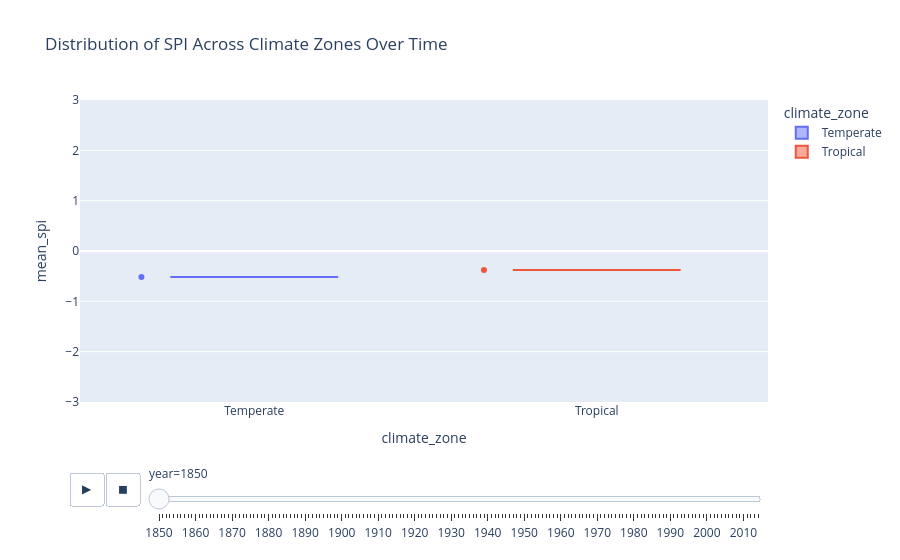

Write notebook code for a chart like this one.
### Code cell
import plotly.express as px

fig = px.violin(
    df, 
    x="climate_zone", 
    y="mean_spi", 
    color="climate_zone",
    animation_frame="year",
    points="all", # Shows individual country dots inside the violin
    hover_data=["country"],
    box=True,
    title="Distribution of SPI Across Climate Zones Over Time"
)
fig.update_layout(yaxis=dict(range=[-3, 3])) # Keep SPI scale fixed
fig.show()

### Figure 1 — Plotly figure (JSON) as saved in the notebook; plotly's stock layout.template omitted (floating-point values rounded to 4 significant figures)
{"data": [{"alignmentgroup": "True", "box": {"visible": true}, "customdata": [["Iran"]], "hovertemplate": "climate_zone=%{x}<br>year=1850<br>mean_spi=%{y}<br>country=%{customdata[0]}<extra></extra>", "legendgroup": "Temperate", "marker": {"color": "#636efa"}, "name": "Temperate", "offsetgroup": "Temperate", "orientation": "v", "points": "all", "scalegroup": "True", "showlegend": true, "type": "violin", "x": ["Temperate"], "x0": " ", "xaxis": "x", "y": [-0.5168], "y0": " ", "yaxis": "y"}, {"alignmentgroup": "True", "box": {"visible": true}, "customdata": [["Kenya"]], "hovertemplate": "climate_zone=%{x}<br>year=1850<br>mean_spi=%{y}<br>country=%{customdata[0]}<extra></extra>", "legendgroup": "Tropical", "marker": {"color": "#EF553B"}, "name": "Tropical", "offsetgroup": "Tropical", "orientation": "v", "points": "all", "scalegroup": "True", "showlegend": true, "type": "violin", "x": ["Tropical"], "x0": " ", "xaxis": "x", "y": [-0.3784], "y0": " ", "yaxis": "y"}], "layout": {"legend": {"title": {"text": "climate_zone"}, "tracegroupgap": 0}, "sliders": [{"active": 0, "currentvalue": {"prefix": "year="}, "len": 0.9, "pad": {"b": 10, "t": 60}, "steps": [{"args": [["1850"], {"frame": {"duration": 0, "redraw": true}, "fromcurrent": true, "mode": "immediate", "transition": {"duration": 0, "easing": "linear"}}], "label": "1850", "method": "animate"}, {"args": [["1851"], {"frame": {"duration": 0, "redraw": true}, "fromcurrent": true, "mode": "immediate", "transition": {"duration": 0, "easing": "linear"}}], "label": "1851", "method": "animate"}, {"args": [["1852"], {"frame": {"duration": 0, "redraw": true}, "fromcurrent": true, "mode": "immediate", "transition": {"duration": 0, "easing": "linear"}}], "label": "1852", "method": "animate"}, {"args": [["1853"], {"frame": {"duration": 0, "redraw": true}, "fromcurrent": true, "mode": "immediate", "transition": {"duration": 0, "easing": "linear"}}], "label": "1853", "method": "animate"}, {"args": [["1854"], {"frame": {"duration": 0, "redraw": true}, "fromcurrent": true, "mode": "immediate", "transition": {"duration": 0, "easing": "linear"}}], "label": "1854", "method": "animate"}, {"args": [["1855"], {"frame": {"duration": 0, "redraw": true}, "fromcurrent": true, "mode": "immediate", "transition": {"duration": 0, "easing": "linear"}}], "label": "1855", "method": "animate"}, {"args": [["1856"], {"frame": {"duration": 0, "redraw": true}, "fromcurrent": true, "mode": "immediate", "transition": {"duration": 0, "easing": "linear"}}], "label": "1856", "method": "animate"}, {"args": [["1857"], {"frame": {"duration": 0, "redraw": true}, "fromcurrent": true, "mode": "immediate", "transition": {"duration": 0, "easing": "linear"}}], "label": "1857", "method": "animate"}, {"args": [["1858"], {"frame": {"duration": 0, "redraw": true}, "fromcurrent": true, "mode": "immediate", "transition": {"duration": 0, "easing": "linear"}}], "label": "1858", "method": "animate"}, {"args": [["1859"], {"frame": {"duration": 0, "redraw": true}, "fromcurrent": true, "mode": "immediate", "transition": {"duration": 0, "easing": "linear"}}], "label": "1859", "method": "animate"}, {"args": [["1860"], {"frame": {"duration": 0, "redraw": true}, "fromcurrent": true, "mode": "immediate", "transition": {"duration": 0, "easing": "linear"}}], "label": "1860", "method": "animate"}, {"args": [["1861"], {"frame": {"duration": 0, "redraw": true}, "fromcurrent": true, "mode": "immediate", "transition": {"duration": 0, "easing": "linear"}}], "label": "1861", "method": "animate"}, {"args": [["1862"], {"frame": {"duration": 0, "redraw": true}, "fromcurrent": true, "mode": "immediate", "transition": {"duration": 0, "easing": "linear"}}], "label": "1862", "method": "animate"}, {"args": [["1863"], {"frame": {"duration": 0, "redraw": true}, "fromcurrent": true, "mode": "immediate", "transition": {"duration": 0, "easing": "linear"}}], "label": "1863", "method": "animate"}, {"args": [["1864"], {"frame": {"duration": 0, "redraw": true}, "fromcurrent": true, "mode": "immediate", "transition": {"duration": 0, "easing": "linear"}}], "label": "1864", "method": "animate"}, {"args": [["1865"], {"frame": {"duration": 0, "redraw": true}, "fromcurrent": true, "mode": "immediate", "transition": {"duration": 0, "easing": "linear"}}], "label": "1865", "method": "animate"}, {"args": [["1866"], {"frame": {"duration": 0, "redraw": true}, "fromcurrent": true, "mode": "immediate", "transition": {"duration": 0, "easing": "linear"}}], "label": "1866", "method": "animate"}, {"args": [["1867"], {"frame": {"duration": 0, "redraw": true}, "fromcurrent": true, "mode": "immediate", "transition": {"duration": 0, "easing": "linear"}}], "label": "1867", "method": "animate"}, {"args": [["1868"], {"frame": {"duration": 0, "redraw": true}, "fromcurrent": true, "mode": "immediate", "transition": {"duration": 0, "easing": "linear"}}], "label": "1868", "method": "animate"}, {"args": [["1869"], {"frame": {"duration": 0, "redraw": true}, "fromcurrent": true, "mode": "immediate", "transition": {"duration": 0, "easing": "linear"}}], "label": "1869", "method": "animate"}, {"args": [["1870"], {"frame": {"duration": 0, "redraw": true}, "fromcurrent": true, "mode": "immediate", "transition": {"duration": 0, "easing": "linear"}}], "label": "1870", "method": "animate"}, {"args": [["1871"], {"frame": {"duration": 0, "redraw": true}, "fromcurrent": true, "mode": "immediate", "transition": {"duration": 0, "easing": "linear"}}], "label": "1871", "method": "animate"}, {"args": [["1872"], {"frame": {"duration": 0, "redraw": true}, "fromcurrent": true, "mode": "immediate", "transition": {"duration": 0, "easing": "linear"}}], "label": "1872", "method": "animate"}, {"args": [["1873"], {"frame": {"duration": 0, "redraw": true}, "fromcurrent": true, "mode": "immediate", "transition": {"duration": 0, "easing": "linear"}}], "label": "1873", "method": "animate"}, {"args": [["1874"], {"frame": {"duration": 0, "redraw": true}, "fromcurrent": true, "mode": "immediate", "transition": {"duration": 0, "easing": "linear"}}], "label": "1874", "method": "animate"}, {"args": [["1875"], {"frame": {"duration": 0, "redraw": true}, "fromcurrent": true, "mode": "immediate", "transition": {"duration": 0, "easing": "linear"}}], "label": "1875", "method": "animate"}, {"args": [["1876"], {"frame": {"duration": 0, "redraw": true}, "fromcurrent": true, "mode": "immediate", "transition": {"duration": 0, "easing": "linear"}}], "label": "1876", "method": "animate"}, {"args": [["1877"], {"frame": {"duration": 0, "redraw": true}, "fromcurrent": true, "mode": "immediate", "transition": {"duration": 0, "easing": "linear"}}], "label": "1877", "method": "animate"}, {"args": [["1878"], {"frame": {"duration": 0, "redraw": true}, "fromcurrent": true, "mode": "immediate", "transition": {"duration": 0, "easing": "linear"}}], "label": "1878", "method": "animate"}, {"args": [["1879"], {"frame": {"duration": 0, "redraw": true}, "fromcurrent": true, "mode": "immediate", "transition": {"duration": 0, "easing": "linear"}}], "label": "1879", "method": "animate"}, {"args": [["1880"], {"frame": {"duration": 0, "redraw": true}, "fromcurrent": true, "mode": "immediate", "transition": {"duration": 0, "easing": "linear"}}], "label": "1880", "method": "animate"}, {"args": [["1881"], {"frame": {"duration": 0, "redraw": true}, "fromcurrent": true, "mode": "immediate", "transition": {"duration": 0, "easing": "linear"}}], "label": "1881", "method": "animate"}, {"args": [["1882"], {"frame": {"duration": 0, "redraw": true}, "fromcurrent": true, "mode": "immediate", "transition": {"duration": 0, "easing": "linear"}}], "label": "1882", "method": "animate"}, {"args": [["1883"], {"frame": {"duration": 0, "redraw": true}, "fromcurrent": true, "mode": "immediate", "transition": {"duration": 0, "easing": "linear"}}], "label": "1883", "method": "animate"}, {"args": [["1884"], {"frame": {"duration": 0, "redraw": true}, "fromcurrent": true, "mode": "immediate", "transition": {"duration": 0, "easing": "linear"}}], "label": "1884", "method": "animate"}, {"args": [["1885"], {"frame": {"duration": 0, "redraw": true}, "fromcurrent": true, "mode": "immediate", "transition": {"duration": 0, "easing": "linear"}}], "label": "1885", "method": "animate"}, {"args": [["1886"], {"frame": {"duration": 0, "redraw": true}, "fromcurrent": true, "mode": "immediate", "transition": {"duration": 0, "easing": "linear"}}], "label": "1886", "method": "animate"}, {"args": [["1887"], {"frame": {"duration": 0, "redraw": true}, "fromcurrent": true, "mode": "immediate", "transition": {"duration": 0, "easing": "linear"}}], "label": "1887", "method": "animate"}, {"args": [["1888"], {"frame": {"duration": 0, "redraw": true}, "fromcurrent": true, "mode": "immediate", "transition": {"duration": 0, "easing": "linear"}}], "label": "1888", "method": "animate"}, {"args": [["1889"], {"frame": {"duration": 0, "redraw": true}, "fromcurrent": true, "mode": "immediate", "transition": {"duration": 0, "easing": "linear"}}], "label": "1889", "method": "animate"}, {"args": [["1890"], {"frame": {"duration": 0, "redraw": true}, "fromcurrent": true, "mode": "immediate", "transition": {"duration": 0, "easing": "linear"}}], "label": "1890", "method": "animate"}, {"args": [["1891"], {"frame": {"duration": 0, "redraw": true}, "fromcurrent": true, "mode": "immediate", "transition": {"duration": 0, "easing": "linear"}}], "label": "1891", "method": "animate"}, {"args": [["1892"], {"frame": {"duration": 0, "redraw": true}, "fromcurrent": true, "mode": "immediate", "transition": {"duration": 0, "easing": "linear"}}], "label": "1892", "method": "animate"}, {"args": [["1893"], {"frame": {"duration": 0, "redraw": true}, "fromcurrent": true, "mode": "immediate", "transition": {"duration": 0, "easing": "linear"}}], "label": "1893", "method": "animate"}, {"args": [["1894"], {"frame": {"duration": 0, "redraw": true}, "fromcurrent": true, "mode": "immediate", "transition": {"duration": 0, "easing": "linear"}}], "label": "1894", "method": "animate"}, {"args": [["1895"], {"frame": {"duration": 0, "redraw": true}, "fromcurrent": true, "mode": "immediate", "transition": {"duration": 0, "easing": "linear"}}], "label": "1895", "method": "animate"}, {"args": [["1896"], {"frame": {"duration": 0, "redraw": true}, "fromcurrent": true, "mode": "immediate", "transition": {"duration": 0, "easing": "linear"}}], "label": "1896", "method": "animate"}, {"args": [["1897"], {"frame": {"duration": 0, "redraw": true}, "fromcurrent": true, "mode": "immediate", "transition": {"duration": 0, "easing": "linear"}}], "label": "1897", "method": "animate"}, {"args": [["1898"], {"frame": {"duration": 0, "redraw": true}, "fromcurrent": true, "mode": "immediate", "transition": {"duration": 0, "easing": "linear"}}], "label": "1898", "method": "animate"}, {"args": [["1899"], {"frame": {"duration": 0, "redraw": true}, "fromcurrent": true, "mode": "immediate", "transition": {"duration": 0, "easing": "linear"}}], "label": "1899", "method": "animate"}, {"args": [["1900"], {"frame": {"duration": 0, "redraw": true}, "fromcurrent": true, "mode": "immediate", "transition": {"duration": 0, "easing": "linear"}}], "label": "1900", "method": "animate"}, {"args": [["1901"], {"frame": {"duration": 0, "redraw": true}, "fromcurrent": true, "mode": "immediate", "transition": {"duration": 0, "easing": "linear"}}], "label": "1901", "method": "animate"}, {"args": [["1902"], {"frame": {"duration": 0, "redraw": true}, "fromcurrent": true, "mode": "immediate", "transition": {"duration": 0, "easing": "linear"}}], "label": "1902", "method": "animate"}, {"args": [["1903"], {"frame": {"duration": 0, "redraw": true}, "fromcurrent": true, "mode": "immediate", "transition": {"duration": 0, "easing": "linear"}}], "label": "1903", "method": "animate"}, {"args": [["1904"], {"frame": {"duration": 0, "redraw": true}, "fromcurrent": true, "mode": "immediate", "transition": {"duration": 0, "easing": "linear"}}], "label": "1904", "method": "animate"}, {"args": [["1905"], {"frame": {"duration": 0, "redraw": true}, "fromcurrent": true, "mode": "immediate", "transition": {"duration": 0, "easing": "linear"}}], "label": "1905", "method": "animate"}, {"args": [["1906"], {"frame": {"duration": 0, "redraw": true}, "fromcurrent": true, "mode": "immediate", "transition": {"duration": 0, "easing": "linear"}}], "label": "1906", "method": "animate"}, {"args": [["1907"], {"frame": {"duration": 0, "redraw": true}, "fromcurrent": true, "mode": "immediate", "transition": {"duration": 0, "easing": "linear"}}], "label": "1907", "method": "animate"}, {"args": [["1908"], {"frame": {"duration": 0, "redraw": true}, "fromcurrent": true, "mode": "immediate", "transition": {"duration": 0, "easing": "linear"}}], "label": "1908", "method": "animate"}, {"args": [["1909"], {"frame": {"duration": 0, "redraw": true}, "fromcurrent": true, "mode": "immediate", "transition": {"duration": 0, "easing": "linear"}}], "label": "1909", "method": "animate"}, {"args": [["1910"], {"frame": {"duration": 0, "redraw": true}, "fromcurrent": true, "mode": "immediate", "transition": {"duration": 0, "easing": "linear"}}], "label": "1910", "method": "animate"}, {"args": [["1911"], {"frame": {"duration": 0, "redraw": true}, "fromcurrent": true, "mode": "immediate", "transition": {"duration": 0, "easing": "linear"}}], "label": "1911", "method": "animate"}, {"args": [["1912"], {"frame": {"duration": 0, "redraw": true}, "fromcurrent": true, "mode": "immediate", "transition": {"duration": 0, "easing": "linear"}}], "label": "1912", "method": "animate"}, {"args": [["1913"], {"frame": {"duration": 0, "redraw": true}, "fromcurrent": true, "mode": "immediate", "transition": {"duration": 0, "easing": "linear"}}], "label": "1913", "method": "animate"}, {"args": [["1914"], {"frame": {"duration": 0, "redraw": true}, "fromcurrent": true, "mode": "immediate", "transition": {"duration": 0, "easing": "linear"}}], "label": "1914", "method": "animate"}, {"args": [["1915"], {"frame": {"duration": 0, "redraw": true}, "fromcurrent": true, "mode": "immediate", "transition": {"duration": 0, "easing": "linear"}}], "label": "1915", "method": "animate"}, {"args": [["1916"], {"frame": {"duration": 0, "redraw": true}, "fromcurrent": true, "mode": "immediate", "transition": {"duration": 0, "easing": "linear"}}], "label": "1916", "method": "animate"}, {"args": [["1917"], {"frame": {"duration": 0, "redraw": true}, "fromcurrent": true, "mode": "immediate", "transition": {"duration": 0, "easing": "linear"}}], "label": "1917", "method": "animate"}, {"args": [["1918"], {"frame": {"duration": 0, "redraw": true}, "fromcurrent": true, "mode": "immediate", "transition": {"duration": 0, "easing": "linear"}}], "label": "1918", "method": "animate"}, {"args": [["1919"], {"frame": {"duration": 0, "redraw": true}, "fromcurrent": true, "mode": "immediate", "transition": {"duration": 0, "easing": "linear"}}], "label": "1919", "method": "animate"}, {"args": [["1920"], {"frame": {"duration": 0, "redraw": true}, "fromcurrent": true, "mode": "immediate", "transition": {"duration": 0, "easing": "linear"}}], "label": "1920", "method": "animate"}, {"args": [["1921"], {"frame": {"duration": 0, "redraw": true}, "fromcurrent": true, "mode": "immediate", "transition": {"duration": 0, "easing": "linear"}}], "label": "1921", "method": "animate"}, {"args": [["1922"], {"frame": {"duration": 0, "redraw": true}, "fromcurrent": true, "mode": "immediate", "transition": {"duration": 0, "easing": "linear"}}], "label": "1922", "method": "animate"}, {"args": [["1923"], {"frame": {"duration": 0, "redraw": true}, "fromcurrent": true, "mode": "immediate", "transition": {"duration": 0, "easing": "linear"}}], "label": "1923", "method": "animate"}, {"args": [["1924"], {"frame": {"duration": 0, "redraw": true}, "fromcurrent": true, "mode": "immediate", "transition": {"duration": 0, "easing": "linear"}}], "label": "1924", "method": "animate"}, {"args": [["1925"], {"frame": {"duration": 0, "redraw": true}, "fromcurrent": true, "mode": "immediate", "transition": {"duration": 0, "easing": "linear"}}], "label": "1925", "method": "animate"}, {"args": [["1926"], {"frame": {"duration": 0, "redraw": true}, "fromcurrent": true, "mode": "immediate", "transition": {"duration": 0, "easing": "linear"}}], "label": "1926", "method": "animate"}, {"args": [["1927"], {"frame": {"duration": 0, "redraw": true}, "fromcurrent": true, "mode": "immediate", "transition": {"duration": 0, "easing": "linear"}}], "label": "1927", "method": "animate"}, {"args": [["1928"], {"frame": {"duration": 0, "redraw": true}, "fromcurrent": true, "mode": "immediate", "transition": {"duration": 0, "easing": "linear"}}], "label": "1928", "method": "animate"}, {"args": [["1929"], {"frame": {"duration": 0, "redraw": true}, "fromcurrent": true, "mode": "immediate", "transition": {"duration": 0, "easing": "linear"}}], "label": "1929", "method": "animate"}, {"args": [["1930"], {"frame": {"duration": 0, "redraw": true}, "fromcurrent": true, "mode": "immediate", "transition": {"duration": 0, "easing": "linear"}}], "label": "1930", "method": "animate"}, {"args": [["1931"], {"frame": {"duration": 0, "redraw": true}, "fromcurrent": true, "mode": "immediate", "transition": {"duration": 0, "easing": "linear"}}], "label": "1931", "method": "animate"}, {"args": [["1932"], {"frame": {"duration": 0, "redraw": true}, "fromcurrent": true, "mode": "immediate", "transition": {"duration": 0, "easing": "linear"}}], "label": "1932", "method": "animate"}, {"args": [["1933"], {"frame": {"duration": 0, "redraw": true}, "fromcurrent": true, "mode": "immediate", "transition": {"duration": 0, "easing": "linear"}}], "label": "1933", "method": "animate"}, {"args": [["1934"], {"frame": {"duration": 0, "redraw": true}, "fromcurrent": true, "mode": "immediate", "transition": {"duration": 0, "easing": "linear"}}], "label": "1934", "method": "animate"}, {"args": [["1935"], {"frame": {"duration": 0, "redraw": true}, "fromcurrent": true, "mode": "immediate", "transition": {"duration": 0, "easing": "linear"}}], "label": "1935", "method": "animate"}, {"args": [["1936"], {"frame": {"duration": 0, "redraw": true}, "fromcurrent": true, "mode": "immediate", "transition": {"duration": 0, "easing": "linear"}}], "label": "1936", "method": "animate"}, {"args": [["1937"], {"frame": {"duration": 0, "redraw": true}, "fromcurrent": true, "mode": "immediate", "transition": {"duration": 0, "easing": "linear"}}], "label": "1937", "method": "animate"}, {"args": [["1938"], {"frame": {"duration": 0, "redraw": true}, "fromcurrent": true, "mode": "immediate", "transition": {"duration": 0, "easing": "linear"}}], "label": "1938", "method": "animate"}, {"args": [["1939"], {"frame": {"duration": 0, "redraw": true}, "fromcurrent": true, "mode": "immediate", "transition": {"duration": 0, "easing": "linear"}}], "label": "1939", "method": "animate"}, {"args": [["1940"], {"frame": {"duration": 0, "redraw": true}, "fromcurrent": true, "mode": "immediate", "transition": {"duration": 0, "easing": "linear"}}], "label": "1940", "method": "animate"}, {"args": [["1941"], {"frame": {"duration": 0, "redraw": true}, "fromcurrent": true, "mode": "immediate", "transition": {"duration": 0, "easing": "linear"}}], "label": "1941", "method": "animate"}, {"args": [["1942"], {"frame": {"duration": 0, "redraw": true}, "fromcurrent": true, "mode": "immediate", "transition": {"duration": 0, "easing": "linear"}}], "label": "1942", "method": "animate"}, {"args": [["1943"], {"frame": {"duration": 0, "redraw": true}, "fromcurrent": true, "mode": "immediate", "transition": {"duration": 0, "easing": "linear"}}], "label": "1943", "method": "animate"}, {"args": [["1944"], {"frame": {"duration": 0, "redraw": true}, "fromcurrent": true, "mode": "immediate", "transition": {"duration": 0, "easing": "linear"}}], "label": "1944", "method": "animate"}, {"args": [["1945"], {"frame": {"duration": 0, "redraw": true}, "fromcurrent": true, "mode": "immediate", "transition": {"duration": 0, "easing": "linear"}}], "label": "1945", "method": "animate"}, {"args": [["1946"], {"frame": {"duration": 0, "redraw": true}, "fromcurrent": true, "mode": "immediate", "transition": {"duration": 0, "easing": "linear"}}], "label": "1946", "method": "animate"}, {"args": [["1947"], {"frame": {"duration": 0, "redraw": true}, "fromcurrent": true, "mode": "immediate", "transition": {"duration": 0, "easing": "linear"}}], "label": "1947", "method": "animate"}, {"args": [["1948"], {"frame": {"duration": 0, "redraw": true}, "fromcurrent": true, "mode": "immediate", "transition": {"duration": 0, "easing": "linear"}}], "label": "1948", "method": "animate"}, {"args": [["1949"], {"frame": {"duration": 0, "redraw": true}, "fromcurrent": true, "mode": "immediate", "transition": {"duration": 0, "easing": "linear"}}], "label": "1949", "method": "animate"}, {"args": [["1950"], {"frame": {"duration": 0, "redraw": true}, "fromcurrent": true, "mode": "immediate", "transition": {"duration": 0, "easing": "linear"}}], "label": "1950", "method": "animate"}, {"args": [["1951"], {"frame": {"duration": 0, "redraw": true}, "fromcurrent": true, "mode": "immediate", "transition": {"duration": 0, "easing": "linear"}}], "label": "1951", "method": "animate"}, {"args": [["1952"], {"frame": {"duration": 0, "redraw": true}, "fromcurrent": true, "mode": "immediate", "transition": {"duration": 0, "easing": "linear"}}], "label": "1952", "method": "animate"}, {"args": [["1953"], {"frame": {"duration": 0, "redraw": true}, "fromcurrent": true, "mode": "immediate", "transition": {"duration": 0, "easing": "linear"}}], "label": "1953", "method": "animate"}, {"args": [["1954"], {"frame": {"duration": 0, "redraw": true}, "fromcurrent": true, "mode": "immediate", "transition": {"duration": 0, "easing": "linear"}}], "label": "1954", "method": "animate"}, {"args": [["1955"], {"frame": {"duration": 0, "redraw": true}, "fromcurrent": true, "mode": "immediate", "transition": {"duration": 0, "easing": "linear"}}], "label": "1955", "method": "animate"}, {"args": [["1956"], {"frame": {"duration": 0, "redraw": true}, "fromcurrent": true, "mode": "immediate", "transition": {"duration": 0, "easing": "linear"}}], "label": "1956", "method": "animate"}, {"args": [["1957"], {"frame": {"duration": 0, "redraw": true}, "fromcurrent": true, "mode": "immediate", "transition": {"duration": 0, "easing": "linear"}}], "label": "1957", "method": "animate"}, {"args": [["1958"], {"frame": {"duration": 0, "redraw": true}, "fromcurrent": true, "mode": "immediate", "transition": {"duration": 0, "easing": "linear"}}], "label": "1958", "method": "animate"}, {"args": [["1959"], {"frame": {"duration": 0, "redraw": true}, "fromcurrent": true, "mode": "immediate", "transition": {"duration": 0, "easing": "linear"}}], "label": "1959", "method": "animate"}, {"args": [["1960"], {"frame": {"duration": 0, "redraw": true}, "fromcurrent": true, "mode": "immediate", "transition": {"duration": 0, "easing": "linear"}}], "label": "1960", "method": "animate"}, {"args": [["1961"], {"frame": {"duration": 0, "redraw": true}, "fromcurrent": true, "mode": "immediate", "transition": {"duration": 0, "easing": "linear"}}], "label": "1961", "method": "animate"}, {"args": [["1962"], {"frame": {"duration": 0, "redraw": true}, "fromcurrent": true, "mode": "immediate", "transition": {"duration": 0, "easing": "linear"}}], "label": "1962", "method": "animate"}, {"args": [["1963"], {"frame": {"duration": 0, "redraw": true}, "fromcurrent": true, "mode": "immediate", "transition": {"duration": 0, "easing": "linear"}}], "label": "1963", "method": "animate"}, {"args": [["1964"], {"frame": {"duration": 0, "redraw": true}, "fromcurrent": true, "mode": "immediate", "transition": {"duration": 0, "easing": "linear"}}], "label": "1964", "method": "animate"}, {"args": [["1965"], {"frame": {"duration": 0, "redraw": true}, "fromcurrent": true, "mode": "immediate", "transition": {"duration": 0, "easing": "linear"}}], "label": "1965", "method": "animate"}, {"args": [["1966"], {"frame": {"duration": 0, "redraw": true}, "fromcurrent": true, "mode": "immediate", "transition": {"duration": 0, "easing": "linear"}}], "label": "1966", "method": "animate"}, {"args": [["1967"], {"frame": {"duration": 0, "redraw": true}, "fromcurrent": true, "mode": "immediate", "transition": {"duration": 0, "easing": "linear"}}], "label": "1967", "method": "animate"}, {"args": [["1968"], {"frame": {"duration": 0, "redraw": true}, "fromcurrent": true, "mode": "immediate", "transition": {"duration": 0, "easing": "linear"}}], "label": "1968", "method": "animate"}, {"args": [["1969"], {"frame": {"duration": 0, "redraw": true}, "fromcurrent": true, "mode": "immediate", "transition": {"duration": 0, "easing": "linear"}}], "label": "1969", "method": "animate"}, {"args": [["1970"], {"frame": {"duration": 0, "redraw": true}, "fromcurrent": true, "mode": "immediate", "transition": {"duration": 0, "easing": "linear"}}], "label": "1970", "method": "animate"}, {"args": [["1971"], {"frame": {"duration": 0, "redraw": true}, "fromcurrent": true, "mode": "immediate", "transition": {"duration": 0, "easing": "linear"}}], "label": "1971", "method": "animate"}, {"args": [["1972"], {"frame": {"duration": 0, "redraw": true}, "fromcurrent": true, "mode": "immediate", "transition": {"duration": 0, "easing": "linear"}}], "label": "1972", "method": "animate"}, {"args": [["1973"], {"frame": {"duration": 0, "redraw": true}, "fromcurrent": true, "mode": "immediate", "transition": {"duration": 0, "easing": "linear"}}], "label": "1973", "method": "animate"}, {"args": [["1974"], {"frame": {"duration": 0, "redraw": true}, "fromcurrent": true, "mode": "immediate", "transition": {"duration": 0, "easing": "linear"}}], "label": "1974", "method": "animate"}, {"args": [["1975"], {"frame": {"duration": 0, "redraw": true}, "fromcurrent": true, "mode": "immediate", "transition": {"duration": 0, "easing": "linear"}}], "label": "1975", "method": "animate"}, {"args": [["1976"], {"frame": {"duration": 0, "redraw": true}, "fromcurrent": true, "mode": "immediate", "transition": {"duration": 0, "easing": "linear"}}], "label": "1976", "method": "animate"}, {"args": [["1977"], {"frame": {"duration": 0, "redraw": true}, "fromcurrent": true, "mode": "immediate", "transition": {"duration": 0, "easing": "linear"}}], "label": "1977", "method": "animate"}, {"args": [["1978"], {"frame": {"duration": 0, "redraw": true}, "fromcurrent": true, "mode": "immediate", "transition": {"duration": 0, "easing": "linear"}}], "label": "1978", "method": "animate"}, {"args": [["1979"], {"frame": {"duration": 0, "redraw": true}, "fromcurrent": true, "mode": "immediate", "transition": {"duration": 0, "easing": "linear"}}], "label": "1979", "method": "animate"}, {"args": [["1980"], {"frame": {"duration": 0, "redraw": true}, "fromcurrent": true, "mode": "immediate", "transition": {"duration": 0, "easing": "linear"}}], "label": "1980", "method": "animate"}, {"args": [["1981"], {"frame": {"duration": 0, "redraw": true}, "fromcurrent": true, "mode": "immediate", "transition": {"duration": 0, "easing": "linear"}}], "label": "1981", "method": "animate"}, {"args": [["1982"], {"frame": {"duration": 0, "redraw": true}, "fromcurrent": true, "mode": "immediate", "transition": {"duration": 0, "easing": "linear"}}], "label": "1982", "method": "animate"}, {"args": [["1983"], {"frame": {"duration": 0, "redraw": true}, "fromcurrent": true, "mode": "immediate", "transition": {"duration": 0, "easing": "linear"}}], "label": "1983", "method": "animate"}, {"args": [["1984"], {"frame": {"duration": 0, "redraw": true}, "fromcurrent": true, "mode": "immediate", "transition": {"duration": 0, "easing": "linear"}}], "label": "1984", "method": "animate"}, {"args": [["1985"], {"frame": {"duration": 0, "redraw": true}, "fromcurrent": true, "mode": "immediate", "transition": {"duration": 0, "easing": "linear"}}], "label": "1985", "method": "animate"}, {"args": [["1986"], {"frame": {"duration": 0, "redraw": true}, "fromcurrent": true, "mode": "immediate", "transition": {"duration": 0, "easing": "linear"}}], "label": "1986", "method": "animate"}, {"args": [["1987"], {"frame": {"duration": 0, "redraw": true}, "fromcurrent": true, "mode": "immediate", "transition": {"duration": 0, "easing": "linear"}}], "label": "1987", "method": "animate"}, {"args": [["1988"], {"frame": {"duration": 0, "redraw": true}, "fromcurrent": true, "mode": "immediate", "transition": {"duration": 0, "easing": "linear"}}], "label": "1988", "method": "animate"}, {"args": [["1989"], {"frame": {"duration": 0, "redraw": true}, "fromcurrent": true, "mode": "immediate", "transition": {"duration": 0, "easing": "linear"}}], "label": "1989", "method": "animate"}, {"args": [["1990"], {"frame": {"duration": 0, "redraw": true}, "fromcurrent": true, "mode": "immediate", "transition": {"duration": 0, "easing": "linear"}}], "label": "1990", "method": "animate"}, {"args": [["1991"], {"frame": {"duration": 0, "redraw": true}, "fromcurrent": true, "mode": "immediate", "transition": {"duration": 0, "easing": "linear"}}], "label": "1991", "method": "animate"}, {"args": [["1992"], {"frame": {"duration": 0, "redraw": true}, "fromcurrent": true, "mode": "immediate", "transition": {"duration": 0, "easing": "linear"}}], "label": "1992", "method": "animate"}, {"args": [["1993"], {"frame": {"duration": 0, "redraw": true}, "fromcurrent": true, "mode": "immediate", "transition": {"duration": 0, "easing": "linear"}}], "label": "1993", "method": "animate"}, {"args": [["1994"], {"frame": {"duration": 0, "redraw": true}, "fromcurrent": true, "mode": "immediate", "transition": {"duration": 0, "easing": "linear"}}], "label": "1994", "method": "animate"}, {"args": [["1995"], {"frame": {"duration": 0, "redraw": true}, "fromcurrent": true, "mode": "immediate", "transition": {"duration": 0, "easing": "linear"}}], "label": "1995", "method": "animate"}, {"args": [["1996"], {"frame": {"duration": 0, "redraw": true}, "fromcurrent": true, "mode": "immediate", "transition": {"duration": 0, "easing": "linear"}}], "label": "1996", "method": "animate"}, {"args": [["1997"], {"frame": {"duration": 0, "redraw": true}, "fromcurrent": true, "mode": "immediate", "transition": {"duration": 0, "easing": "linear"}}], "label": "1997", "method": "animate"}, {"args": [["1998"], {"frame": {"duration": 0, "redraw": true}, "fromcurrent": true, "mode": "immediate", "transition": {"duration": 0, "easing": "linear"}}], "label": "1998", "method": "animate"}, {"args": [["1999"], {"frame": {"duration": 0, "redraw": true}, "fromcurrent": true, "mode": "immediate", "transition": {"duration": 0, "easing": "linear"}}], "label": "1999", "method": "animate"}, {"args": [["2000"], {"frame": {"duration": 0, "redraw": true}, "fromcurrent": true, "mode": "immediate", "transition": {"duration": 0, "easing": "linear"}}], "label": "2000", "method": "animate"}, {"args": [["2001"], {"frame": {"duration": 0, "redraw": true}, "fromcurrent": true, "mode": "immediate", "transition": {"duration": 0, "easing": "linear"}}], "label": "2001", "method": "animate"}, {"args": [["2002"], {"frame": {"duration": 0, "redraw": true}, "fromcurrent": true, "mode": "immediate", "transition": {"duration": 0, "easing": "linear"}}], "label": "2002", "method": "animate"}, {"args": [["2003"], {"frame": {"duration": 0, "redraw": true}, "fromcurrent": true, "mode": "immediate", "transition": {"duration": 0, "easing": "linear"}}], "label": "2003", "method": "animate"}, {"args": [["2004"], {"frame": {"duration": 0, "redraw": true}, "fromcurrent": true, "mode": "immediate", "transition": {"duration": 0, "easing": "linear"}}], "label": "2004", "method": "animate"}, {"args": [["2005"], {"frame": {"duration": 0, "redraw": true}, "fromcurrent": true, "mode": "immediate", "transition": {"duration": 0, "easing": "linear"}}], "label": "2005", "method": "animate"}, {"args": [["2006"], {"frame": {"duration": 0, "redraw": true}, "fromcurrent": true, "mode": "immediate", "transition": {"duration": 0, "easing": "linear"}}], "label": "2006", "method": "animate"}, {"args": [["2007"], {"frame": {"duration": 0, "redraw": true}, "fromcurrent": true, "mode": "immediate", "transition": {"duration": 0, "easing": "linear"}}], "label": "2007", "method": "animate"}, {"args": [["2008"], {"frame": {"duration": 0, "redraw": true}, "fromcurrent": true, "mode": "immediate", "transition": {"duration": 0, "easing": "linear"}}], "label": "2008", "method": "animate"}, {"args": [["2009"], {"frame": {"duration": 0, "redraw": true}, "fromcurrent": true, "mode": "immediate", "transition": {"duration": 0, "easing": "linear"}}], "label": "2009", "method": "animate"}, {"args": [["2010"], {"frame": {"duration": 0, "redraw": true}, "fromcurrent": true, "mode": "immediate", "transition": {"duration": 0, "easing": "linear"}}], "label": "2010", "method": "animate"}, {"args": [["2011"], {"frame": {"duration": 0, "redraw": true}, "fromcurrent": true, "mode": "immediate", "transition": {"duration": 0, "easing": "linear"}}], "label": "2011", "method": "animate"}, {"args": [["2012"], {"frame": {"duration": 0, "redraw": true}, "fromcurrent": true, "mode": "immediate", "transition": {"duration": 0, "easing": "linear"}}], "label": "2012", "method": "animate"}, {"args": [["2013"], {"frame": {"duration": 0, "redraw": true}, "fromcurrent": true, "mode": "immediate", "transition": {"duration": 0, "easing": "linear"}}], "label": "2013", "method": "animate"}, {"args": [["2014"], {"frame": {"duration": 0, "redraw": true}, "fromcurrent": true, "mode": "immediate", "transition": {"duration": 0, "easing": "linear"}}], "label": "2014", "method": "animate"}], "x": 0.1, "xanchor": "left", "y": 0, "yanchor": "top"}], "title": {"text": "Distribution of SPI Across Climate Zones Over Time"}, "updatemenus": [{"buttons": [{"args": [null, {"frame": {"duration": 500, "redraw": true}, "fromcurrent": true, "mode": "immediate", "transition": {"duration": 500, "easing": "linear"}}], "label": "&#9654;", "method": "animate"}, {"args": [[null], {"frame": {"duration": 0, "redraw": true}, "fromcurrent": true, "mode": "immediate", "transition": {"duration": 0, "easing": "linear"}}], "label": "&#9724;", "method": "animate"}], "direction": "left", "pad": {"r": 10, "t": 70}, "showactive": false, "type": "buttons", "x": 0.1, "xanchor": "right", "y": 0, "yanchor": "top"}], "violinmode": "overlay", "xaxis": {"anchor": "y", "categoryarray": ["Temperate", "Tropical"], "categoryorder": "array", "domain": [0, 1], "title": {"text": "climate_zone"}}, "yaxis": {"anchor": "x", "domain": [0, 1], "range": [-3, 3], "title": {"text": "mean_spi"}}}}
